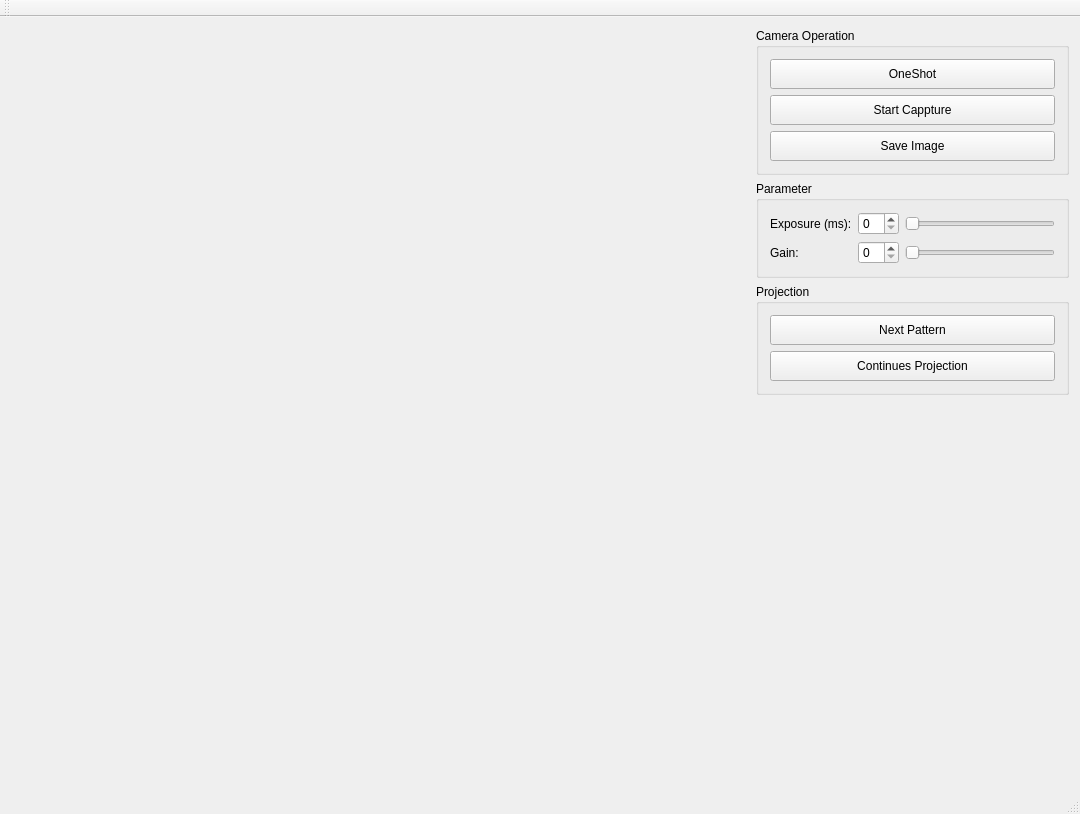
<?xml version="1.0" encoding="UTF-8"?>
<ui version="4.0">
 <class>ProjectionPatternPreviewClass</class>
 <widget class="QMainWindow" name="ProjectionPatternPreviewClass">
  <property name="geometry">
   <rect>
    <x>0</x>
    <y>0</y>
    <width>1080</width>
    <height>814</height>
   </rect>
  </property>
  <property name="windowTitle">
   <string>ProjectionPatternPreview</string>
  </property>
  <widget class="QWidget" name="centralWidget">
   <layout class="QHBoxLayout" name="horizontalLayout">
    <item>
     <widget class="QWidget" name="viewsWidget" native="true">
      <property name="sizePolicy">
       <sizepolicy hsizetype="Expanding" vsizetype="Preferred">
        <horstretch>0</horstretch>
        <verstretch>0</verstretch>
       </sizepolicy>
      </property>
      <layout class="QHBoxLayout" name="horizontalLayout_2">
       <item>
        <widget class="QWidget" name="canvs_left" native="true"/>
       </item>
       <item>
        <widget class="QWidget" name="canvs_right" native="true"/>
       </item>
      </layout>
     </widget>
    </item>
    <item>
     <layout class="QVBoxLayout" name="verticalLayout_2">
      <item>
       <widget class="QGroupBox" name="gbCamOperations">
        <property name="sizePolicy">
         <sizepolicy hsizetype="Minimum" vsizetype="Maximum">
          <horstretch>0</horstretch>
          <verstretch>0</verstretch>
         </sizepolicy>
        </property>
        <property name="title">
         <string>Camera Operation</string>
        </property>
        <layout class="QVBoxLayout" name="verticalLayout">
         <item>
          <widget class="QPushButton" name="btnOneShot">
           <property name="sizePolicy">
            <sizepolicy hsizetype="Minimum" vsizetype="Fixed">
             <horstretch>0</horstretch>
             <verstretch>0</verstretch>
            </sizepolicy>
           </property>
           <property name="minimumSize">
            <size>
             <width>200</width>
             <height>30</height>
            </size>
           </property>
           <property name="maximumSize">
            <size>
             <width>16777215</width>
             <height>30</height>
            </size>
           </property>
           <property name="text">
            <string>OneShot</string>
           </property>
          </widget>
         </item>
         <item>
          <widget class="QPushButton" name="btnCapture">
           <property name="sizePolicy">
            <sizepolicy hsizetype="Minimum" vsizetype="Fixed">
             <horstretch>0</horstretch>
             <verstretch>0</verstretch>
            </sizepolicy>
           </property>
           <property name="minimumSize">
            <size>
             <width>200</width>
             <height>30</height>
            </size>
           </property>
           <property name="maximumSize">
            <size>
             <width>16777215</width>
             <height>30</height>
            </size>
           </property>
           <property name="text">
            <string>Start Cappture</string>
           </property>
          </widget>
         </item>
         <item>
          <widget class="QPushButton" name="btnSaveImage">
           <property name="sizePolicy">
            <sizepolicy hsizetype="Minimum" vsizetype="Fixed">
             <horstretch>0</horstretch>
             <verstretch>0</verstretch>
            </sizepolicy>
           </property>
           <property name="minimumSize">
            <size>
             <width>200</width>
             <height>30</height>
            </size>
           </property>
           <property name="maximumSize">
            <size>
             <width>16777215</width>
             <height>30</height>
            </size>
           </property>
           <property name="text">
            <string>Save Image</string>
           </property>
          </widget>
         </item>
        </layout>
       </widget>
      </item>
      <item>
       <widget class="QGroupBox" name="groupBox">
        <property name="title">
         <string>Parameter</string>
        </property>
        <layout class="QGridLayout" name="gridLayout">
         <item row="0" column="0">
          <widget class="QLabel" name="label">
           <property name="text">
            <string>Exposure (ms):</string>
           </property>
          </widget>
         </item>
         <item row="0" column="1">
          <widget class="QSpinBox" name="sbExposure">
           <property name="sizePolicy">
            <sizepolicy hsizetype="Minimum" vsizetype="Fixed">
             <horstretch>0</horstretch>
             <verstretch>0</verstretch>
            </sizepolicy>
           </property>
          </widget>
         </item>
         <item row="0" column="2">
          <widget class="QSlider" name="sliderExposure">
           <property name="sizePolicy">
            <sizepolicy hsizetype="Maximum" vsizetype="Fixed">
             <horstretch>0</horstretch>
             <verstretch>0</verstretch>
            </sizepolicy>
           </property>
           <property name="minimumSize">
            <size>
             <width>150</width>
             <height>0</height>
            </size>
           </property>
           <property name="orientation">
            <enum>Qt::Horizontal</enum>
           </property>
          </widget>
         </item>
         <item row="1" column="0">
          <widget class="QLabel" name="label_2">
           <property name="text">
            <string>Gain:</string>
           </property>
          </widget>
         </item>
         <item row="1" column="1">
          <widget class="QSpinBox" name="sbGain">
           <property name="sizePolicy">
            <sizepolicy hsizetype="Minimum" vsizetype="Fixed">
             <horstretch>0</horstretch>
             <verstretch>0</verstretch>
            </sizepolicy>
           </property>
          </widget>
         </item>
         <item row="1" column="2">
          <widget class="QSlider" name="sliderGain">
           <property name="sizePolicy">
            <sizepolicy hsizetype="Maximum" vsizetype="Fixed">
             <horstretch>0</horstretch>
             <verstretch>0</verstretch>
            </sizepolicy>
           </property>
           <property name="minimumSize">
            <size>
             <width>150</width>
             <height>0</height>
            </size>
           </property>
           <property name="orientation">
            <enum>Qt::Horizontal</enum>
           </property>
          </widget>
         </item>
        </layout>
       </widget>
      </item>
      <item>
       <widget class="QGroupBox" name="gbProjectionOperation">
        <property name="sizePolicy">
         <sizepolicy hsizetype="Minimum" vsizetype="Maximum">
          <horstretch>0</horstretch>
          <verstretch>0</verstretch>
         </sizepolicy>
        </property>
        <property name="title">
         <string>Projection</string>
        </property>
        <layout class="QVBoxLayout" name="verticalLayout_3">
         <item>
          <widget class="QPushButton" name="btnNextPattern">
           <property name="sizePolicy">
            <sizepolicy hsizetype="Minimum" vsizetype="Fixed">
             <horstretch>0</horstretch>
             <verstretch>0</verstretch>
            </sizepolicy>
           </property>
           <property name="minimumSize">
            <size>
             <width>200</width>
             <height>30</height>
            </size>
           </property>
           <property name="maximumSize">
            <size>
             <width>16777215</width>
             <height>30</height>
            </size>
           </property>
           <property name="text">
            <string>Next Pattern</string>
           </property>
          </widget>
         </item>
         <item>
          <widget class="QPushButton" name="btnContinuesProjection">
           <property name="sizePolicy">
            <sizepolicy hsizetype="Minimum" vsizetype="Fixed">
             <horstretch>0</horstretch>
             <verstretch>0</verstretch>
            </sizepolicy>
           </property>
           <property name="minimumSize">
            <size>
             <width>200</width>
             <height>30</height>
            </size>
           </property>
           <property name="maximumSize">
            <size>
             <width>16777215</width>
             <height>30</height>
            </size>
           </property>
           <property name="text">
            <string>Continues Projection</string>
           </property>
          </widget>
         </item>
        </layout>
       </widget>
      </item>
      <item>
       <spacer name="verticalSpacer">
        <property name="orientation">
         <enum>Qt::Vertical</enum>
        </property>
        <property name="sizeHint" stdset="0">
         <size>
          <width>20</width>
          <height>40</height>
         </size>
        </property>
       </spacer>
      </item>
     </layout>
    </item>
   </layout>
  </widget>
  <widget class="QMenuBar" name="menuBar">
   <property name="geometry">
    <rect>
     <x>0</x>
     <y>0</y>
     <width>1080</width>
     <height>22</height>
    </rect>
   </property>
  </widget>
  <widget class="QToolBar" name="mainToolBar">
   <attribute name="toolBarArea">
    <enum>TopToolBarArea</enum>
   </attribute>
   <attribute name="toolBarBreak">
    <bool>false</bool>
   </attribute>
  </widget>
  <widget class="QStatusBar" name="statusBar"/>
 </widget>
 <layoutdefault spacing="6" margin="11"/>
 <resources>
  <include location="ProjectionPatternPreview.qrc"/>
 </resources>
 <connections/>
</ui>
